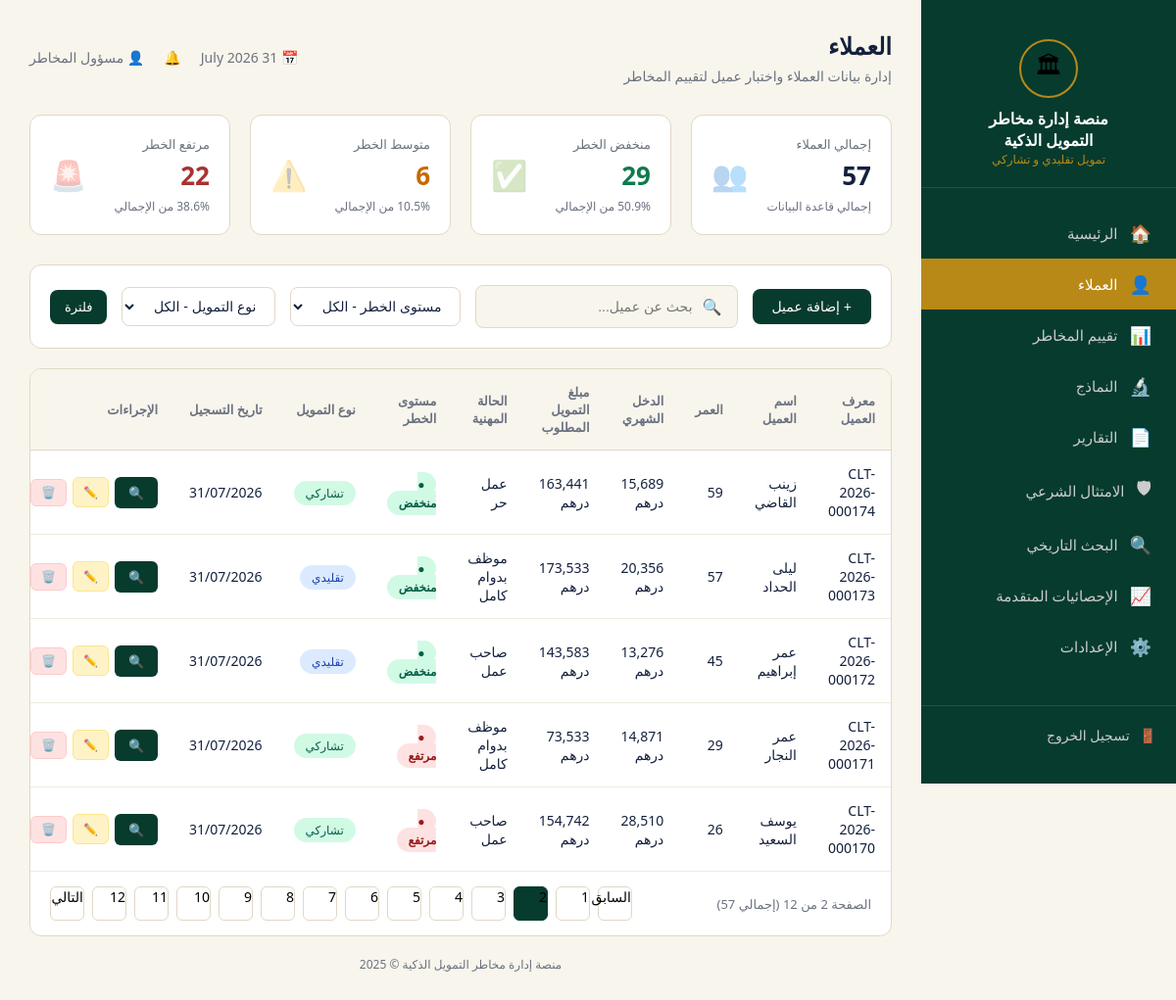
The app's page /clients?page=2&search=&risk=الكل&type=الكل (signed in) with its own data.
### tables this page shows
CREATE TABLE clients (
                id TEXT PRIMARY KEY,
                data TEXT
            );

### app.py (the view)
@app.route('/clients')
@login_required
def clients():
    date_str = datetime.now().strftime("%d %B %Y")
    search = request.args.get('search', '').lower()
    risk_filter = request.args.get('risk', 'الكل')
    type_filter = request.args.get('type', 'الكل')
    page = int(request.args.get('page', 1))
    clients_list = get_all_clients()
    filtered_clients = clients_list
    if search:
        filtered_clients = [c for c in filtered_clients if search in c['id'].lower() or search in c.get('job', '').lower()]
    if risk_filter != 'الكل':
        filtered_clients = [c for c in filtered_clients if c.get('risk_level') == risk_filter]
    if type_filter != 'الكل':
        filtered_clients = [c for c in filtered_clients if c.get('finance_type') == type_filter]
    total = len(clients_list)
    low = sum(1 for c in clients_list if c.get('risk_level') == 'منخفض')
    mid = sum(1 for c in clients_list if c.get('risk_level') == 'متوسط')
    high = sum(1 for c in clients_list if c.get('risk_level') == 'مرتفع')
    stats = {
        'total': total, 'low': low, 'mid': mid, 'high': high,
        'low_pct': round((low/total)*100, 1) if total else 0,
        'mid_pct': round((mid/total)*100, 1) if total else 0,
        'high_pct': round((high/total)*100, 1) if total else 0,
    }
    per_page = 5
    total_pages = max(1, (len(filtered_clients) + per_page - 1) // per_page)
    page = max(1, min(page, total_pages))
    start_idx = (page - 1) * per_page
    end_idx = start_idx + per_page
    paginated_clients = filtered_clients[start_idx:end_idx]
    return render_template('clients.html', clients=paginated_clients, stats=stats, date=date_str,
                           current_page=page, total_pages=total_pages, search=search, risk=risk_filter, type=type_filter)

### app.py (called while the page is built)
def get_db_connection():
    conn = sqlite3.connect(DB_FILE)
    conn.row_factory = sqlite3.Row
    return conn

def get_all_clients():
    if USE_FIREBASE and db:
        try:
            docs = db.collection('clients').order_by('id', direction=firestore.Query.DESCENDING).stream(timeout=5.0)
            return [doc.to_dict() for doc in docs]
        except Exception as e:
            print(f"Firestore get_all_clients error (timing out/offline): {e}")
    try:
        conn = get_db_connection()
        cursor = conn.cursor()
        cursor.execute("SELECT data FROM clients ORDER BY id DESC")
        rows = cursor.fetchall()
        conn.close()
        return [json.loads(row['data']) for row in rows]
    except Exception as e:
        print(f"SQLite get_all_clients error: {e}")
        return []

def login_required(f):
    @wraps(f)
    def decorated_function(*args, **kwargs):
        if 'logged_in' not in session:
            return redirect(url_for('login'))
        return f(*args, **kwargs)
    return decorated_function

### templates/clients.html (shortened to what this page needs)
{% extends 'base.html' %}
{% block content %}
<div class="topbar">
    <div>
        <h1>العملاء</h1>
        <p>إدارة بيانات العملاء واختبار عميل لتقييم المخاطر</p>
    </div>
    <div class="info">
        <span>📅 {{ date }}</span>
        <span>🔔</span>
        <span>👤 مسؤول المخاطر</span>
    </div>
</div>
<div class="stats">
    <div class="stat-card total">
        <div class="left">
            <div class="label">إجمالي العملاء</div>
            <div class="value">{{ stats.total }}</div>
            <div class="sub">إجمالي قاعدة البيانات</div>
        </div>
        <div class="icon">👥</div>
    </div>
    <div class="stat-card green">
        <div class="left">
            <div class="label">منخفض الخطر</div>
            <div class="value">{{ stats.low }}</div>
            <div class="sub">{{ stats.low_pct }}% من الإجمالي</div>
        </div>
        <div class="icon">✅</div>
    </div>
    <div class="stat-card orange">
        <div class="left">
            <div class="label">متوسط الخطر</div>
            <div class="value">{{ stats.mid }}</div>
            <div class="sub">{{ stats.mid_pct }}% من الإجمالي</div>
        </div>
        <div class="icon">⚠️</div>
    </div>
    <div class="stat-card red">
        <div class="left">
            <div class="label">مرتفع الخطر</div>
            <div class="value">{{ stats.high }}</div>
            <div class="sub">{{ stats.high_pct }}% من الإجمالي</div>
        </div>
        <div class="icon">🚨</div>
    </div>
</div>
<form method="GET" action="{{ url_for('clients') }}" class="filters">
    <button type="button" class="btn-add" onclick="document.getElementById('addModal').style.display='flex'">+ إضافة عميل</button>
    <div class="search-box">
        <span>🔍</span>
        <input type="text" name="search" placeholder="بحث عن عميل..." value="{{ search }}">
    </div>
    <select class="filter-select" name="risk">
        <option value="الكل" {% if risk == 'الكل' %}selected{% endif %}>مستوى الخطر - الكل</option>
    </select>
    <select class="filter-select" name="type">
        <option value="الكل" {% if type == 'الكل' %}selected{% endif %}>نوع التمويل - الكل</option>
    </select>
    <button type="submit" class="btn-assess" style="padding: 10px 15px; border-radius: 8px;">فلترة</button>
</form>
<div class="table-card">
    <table>
        <thead>
            <tr>
                <th>معرف العميل</th>
                <th>اسم العميل</th>
                <th>العمر</th>
                <th>الدخل الشهري</th>
                <th>مبلغ التمويل المطلوب</th>
                <th>الحالة المهنية</th>
                <th>مستوى الخطر</th>
                <th>نوع التمويل</th>
                <th>تاريخ التسجيل</th>
                <th>الإجراءات</th>
            </tr>
        </thead>
        <tbody>
            {% for client in clients %}
            <tr>
                <td>{{ client.id }}</td>
                <td>{{ client.name }}</td>
                <td>{{ client.age }}</td>
                <td>{{ "{:,.0f}".format(client.income) }} درهم</td>
                <td>{{ "{:,.0f}".format(client.loan_amount) }} درهم</td>
                <td>{{ client.job }}</td>
                <td>
                    {% if client.risk_level == 'منخفض' %}
                        <span class="badge-risk low">● منخفض</span>
                    {% elif client.risk_level == 'متوسط' %}
                        <span class="badge-risk mid">● متوسط</span>
                    {% else %}
                        <span class="badge-risk high">● مرتفع</span>
                    {% endif %}
                </td>
                <td>
                    {% if client.finance_type == 'تشاركي' %}
                        <span class="badge-type part">تشاركي</span>
                    {% else %}
                        <span class="badge-type trad">تقليدي</span>
                    {% endif %}
                </td>
                <td>{{ client.date }}</td>
                <td>
                    <div class="action-btns">
                        <a class="btn-assess" href="{{ url_for('risk_assessment_client', client_id=client.id) }}" title="تقييم المخاطر">🔍</a>
                        <a class="btn-edit-sm" href="{{ url_for('edit_client_route', client_id=client.id) }}" title="تعديل">✏️</a>
                        <button class="btn-delete-sm" onclick="confirmDelete('{{ client.id }}')" title="حذف">🗑️</button>
                    </div>
                </td>
            </tr>
            {% endfor %}
        </tbody>
    </table>
    <div class="pagination">
        <div class="page-info">الصفحة {{ current_page }} من {{ total_pages }} (إجمالي {{ stats.total }})</div>
        <div class="pages">
            {% if current_page > 1 %}
            <a href="{{ url_for('clients', page=current_page-1, search=search, risk=risk, type=type) }}" class="page-btn" style="text-decoration:none; color:inherit;">السابق</a>
            {% endif %}
            {% for p in range(1, total_pages + 1) %}
            <a href="{{ url_for('clients', page=p, search=search, risk=risk, type=type) }}" class="page-btn {% if p == current_page %}active{% endif %}" style="text-decoration:none; color:inherit;">{{ p }}</a>
            {% endfor %}
            {% if current_page < total_pages %}
            <a href="{{ url_for('clients', page=current_page+1, search=search, risk=risk, type=type) }}" class="page-btn" style="text-decoration:none; color:inherit;">التالي</a>
            {% endif %}
        </div>
    </div>
</div>
{% endblock %}

### static/CSS/style.css (style rules this page uses)
* { margin: 0; padding: 0; box-sizing: border-box; }
body { font-family: 'Segoe UI', Tahoma, sans-serif; background: #F8F5EC; display: flex; }
.topbar { display: flex; justify-content: space-between; align-items: center; margin-bottom: 30px; }
.topbar h1 { font-size: 24px; color: #14213D; margin-bottom: 5px; }
.topbar p { color: #6B7280; font-size: 14px; }
.topbar .info { display: flex; align-items: center; gap: 20px; color: #6B7280; font-size: 14px; }
.stats { display: grid; grid-template-columns: repeat(4, 1fr); gap: 20px; margin-bottom: 30px; }
.stat-card { background: white; border-radius: 12px; padding: 20px; border: 1px solid #E1D8C6; display: flex; justify-content: space-between; align-items: center; }
.stat-card .left .label, .stat-card .label { color: #6B7280; font-size: 13px; margin-bottom: 5px; }
.stat-card .left .value, .stat-card .value { font-size: 26px; font-weight: bold; }
.stat-card .left .sub, .stat-card .sub { font-size: 12px; color: #6B7280; margin-top: 5px; }
.stat-card .icon { font-size: 30px; opacity: 0.3; }
.stat-card.total .left .value, .stat-card.total .value { color: #14213D; }
.stat-card.green .left .value, .stat-card.green .value { color: #0F7A4F; }
.stat-card.orange .left .value, .stat-card.orange .value { color: #C76A00; }
.stat-card.red .left .value, .stat-card.red .value { color: #A83232; }
.filters { background: white; border-radius: 12px; padding: 20px; border: 1px solid #E1D8C6; margin-bottom: 20px; display: flex; gap: 15px; align-items: center; flex-wrap: wrap; }
.search-box { flex: 1; display: flex; align-items: center; gap: 10px; background: #F8F5EC; border: 1px solid #E1D8C6; border-radius: 8px; padding: 10px 15px; }
.search-box input { border: none; background: transparent; font-size: 14px; width: 100%; text-align: right; }
.filter-select { padding: 10px 15px; border: 1px solid #E1D8C6; border-radius: 8px; font-size: 14px; background: white; color: #14213D; }
.btn-add { padding: 10px 20px; background: #063B2E; color: white; border: none; border-radius: 8px; font-size: 14px; cursor: pointer; white-space: nowrap; }
.table-card { background: white; border-radius: 12px; border: 1px solid #E1D8C6; overflow: hidden; }
table { width: 100%; border-collapse: collapse; }
th { background: #F8F5EC; padding: 14px 16px; text-align: right; font-size: 13px; color: #6B7280; border-bottom: 1px solid #E1D8C6; }
td { padding: 14px 16px; text-align: right; font-size: 14px; color: #14213D; border-bottom: 1px solid #F0EBE0; }
.badge-risk { padding: 4px 12px; border-radius: 20px; font-size: 12px; font-weight: 600; }
.badge-risk.low { background: #D1FAE5; color: #065F46; }
.badge-risk.high { background: #FEE2E2; color: #991B1B; }
.badge-type { padding: 4px 12px; border-radius: 20px; font-size: 12px; }
.badge-type.trad { background: #DBEAFE; color: #1E40AF; }
.badge-type.part { background: #D1FAE5; color: #065F46; }
.btn-assess { padding: 7px 14px; background: #063B2E; color: white; border: none; border-radius: 6px; font-size: 13px; cursor: pointer; text-decoration: none; display: inline-block; }
.pagination { display: flex; justify-content: space-between; align-items: center; padding: 15px 20px; }
.pagination .pages { display: flex; gap: 8px; }
.page-btn { width: 35px; height: 35px; border: 1px solid #E1D8C6; border-radius: 6px; background: white; cursor: pointer; font-size: 14px; }
.page-btn.active { background: #063B2E; color: white; border-color: #063B2E; }
.page-info { color: #6B7280; font-size: 13px; }

### templates/clients.html (style rules this page uses)
.action-btns { display: flex; gap: 6px; align-items: center; }
.btn-edit-sm { padding: 6px 10px; background: #FEF3C7; color: #92400E; border: 1px solid #FDE68A; border-radius: 6px; font-size: 12px; cursor: pointer; text-decoration: none; white-space: nowrap; transition: all 0.2s; }
.btn-delete-sm { padding: 6px 10px; background: #FEE2E2; color: #991B1B; border: 1px solid #FECACA; border-radius: 6px; font-size: 12px; cursor: pointer; white-space: nowrap; transition: all 0.2s; }

### records on screen
clients: id "CLT-2026-000174", name "زينب القاضي", age "59", income "15,689", loan_amount "163,441", job "عمل حر", shows "● منخفض", shows "تشاركي", date "31/07/2026"
clients: id "CLT-2026-000173", name "ليلى الحداد", age "57", income "20,356", loan_amount "173,533", job "موظف بدوام كامل", shows "● منخفض", shows "تقليدي", date "31/07/2026"
clients: id "CLT-2026-000172", name "عمر إبراهيم", age "45", income "13,276", loan_amount "143,583", job "صاحب عمل", shows "● منخفض", shows "تقليدي", date "31/07/2026"
clients: id "CLT-2026-000171", name "عمر النجار", age "29", income "14,871", loan_amount "73,533", job "موظف بدوام كامل", shows "● مرتفع", shows "تشاركي", date "31/07/2026"
clients: id "CLT-2026-000170", name "يوسف السعيد", age "26", income "28,510", loan_amount "154,742", job "صاحب عمل", shows "● مرتفع", shows "تشاركي", date "31/07/2026"

### other values on screen
{{ stats.total }} "57"
{{ stats.low }} "29"
{{ stats.low_pct }} "50.9"
{{ stats.mid }} "6"
{{ stats.mid_pct }} "10.5"
{{ stats.high }} "22"
{{ stats.high_pct }} "38.6"
{{ p }} "1" "2" "3" "4" "5" "6" "7" "8" "9" "10" "11" "12"
